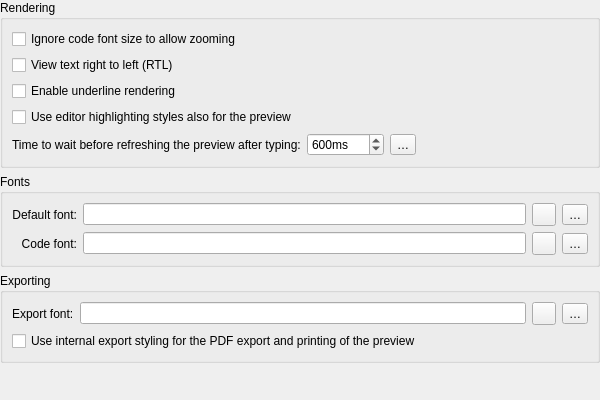
<?xml version="1.0" encoding="UTF-8"?>
<ui version="4.0">
 <class>PreviewFontSettingsWidget</class>
 <widget class="QWidget" name="PreviewFontSettingsWidget">
  <property name="geometry">
   <rect>
    <x>0</x>
    <y>0</y>
    <width>600</width>
    <height>400</height>
   </rect>
  </property>
  <layout class="QGridLayout" name="gridLayout_42">
   <property name="leftMargin">
    <number>0</number>
   </property>
   <property name="topMargin">
    <number>0</number>
   </property>
   <property name="rightMargin">
    <number>0</number>
   </property>
   <property name="bottomMargin">
    <number>0</number>
   </property>
   <item row="4" column="0">
    <spacer name="verticalSpacer_10">
     <property name="orientation">
      <enum>Qt::Vertical</enum>
     </property>
     <property name="sizeHint" stdset="0">
      <size>
       <width>20</width>
       <height>40</height>
      </size>
     </property>
    </spacer>
   </item>
   <item row="1" column="0">
    <widget class="QGroupBox" name="groupBox_34">
     <property name="sizePolicy">
      <sizepolicy hsizetype="Minimum" vsizetype="Preferred">
       <horstretch>0</horstretch>
       <verstretch>0</verstretch>
      </sizepolicy>
     </property>
     <property name="title">
      <string>Rendering</string>
     </property>
     <layout class="QGridLayout" name="gridLayout_82">
      <item row="4" column="0">
       <widget class="QLabel" name="cursorWidthLabel_2">
        <property name="text">
         <string>Time to wait before refreshing the preview after typing:</string>
        </property>
       </widget>
      </item>
      <item row="4" column="2">
       <widget class="QToolButton" name="noteTextViewRefreshDebounceTimeResetButton">
        <property name="toolTip">
         <string>Reset the debounce time</string>
        </property>
        <property name="text">
         <string notr="true">…</string>
        </property>
        <property name="icon">
         <iconset theme="edit-clear" resource="../breeze-qownnotes.qrc">
          <normaloff>:/icons/breeze-qownnotes/16x16/edit-clear.svg</normaloff>:/icons/breeze-qownnotes/16x16/edit-clear.svg</iconset>
        </property>
       </widget>
      </item>
      <item row="4" column="1">
       <widget class="QSpinBox" name="noteTextViewRefreshDebounceTimeSpinBox">
        <property name="toolTip">
         <string>0ms means don't wait for the typing to stop</string>
        </property>
        <property name="suffix">
         <string notr="true">ms</string>
        </property>
        <property name="minimum">
         <number>0</number>
        </property>
        <property name="maximum">
         <number>10000</number>
        </property>
        <property name="value">
         <number>600</number>
        </property>
       </widget>
      </item>
      <item row="4" column="3">
       <spacer name="horizontalSpacer_17">
        <property name="orientation">
         <enum>Qt::Orientation::Horizontal</enum>
        </property>
        <property name="sizeHint" stdset="0">
         <size>
          <width>40</width>
          <height>20</height>
         </size>
        </property>
       </spacer>
      </item>
      <item row="3" column="0" colspan="4">
       <widget class="QCheckBox" name="noteTextViewUseEditorStylesCheckBox">
        <property name="text">
         <string>Use editor highlighting styles also for the preview</string>
        </property>
       </widget>
      </item>
      <item row="2" column="0" colspan="2">
       <widget class="QCheckBox" name="noteTextViewUnderlineCheckBox">
        <property name="text">
         <string>Enable underline rendering</string>
        </property>
       </widget>
      </item>
      <item row="1" column="0" colspan="2">
       <widget class="QCheckBox" name="noteTextViewRTLCheckBox">
        <property name="text">
         <string>View text right to left (RTL)</string>
        </property>
       </widget>
      </item>
      <item row="0" column="0" colspan="2">
       <widget class="QCheckBox" name="noteTextViewIgnoreCodeFontSizeCheckBox">
        <property name="text">
         <string>Ignore code font size to allow zooming</string>
        </property>
       </widget>
      </item>
     </layout>
    </widget>
   </item>
   <item row="3" column="0">
    <widget class="QGroupBox" name="groupBox_26">
     <property name="title">
      <string>Exporting</string>
     </property>
     <layout class="QVBoxLayout" name="verticalLayout_29">
      <item>
       <layout class="QHBoxLayout" name="exportFontLayout">
        <item>
         <widget class="QLabel" name="noteTextViewExportFontHeadlineLabel">
          <property name="text">
           <string>Export font:</string>
          </property>
         </widget>
        </item>
        <item>
         <widget class="QLineEdit" name="noteTextViewExportFontLabel">
          <property name="readOnly">
           <bool>true</bool>
          </property>
         </widget>
        </item>
        <item>
         <widget class="QToolButton" name="noteTextViewExportButton">
          <property name="toolTip">
           <string>Set a new font</string>
          </property>
          <property name="text">
           <string/>
          </property>
          <property name="icon">
           <iconset theme="gtk-select-font" resource="../breeze-qownnotes.qrc">
            <normaloff>:/icons/breeze-qownnotes/16x16/gtk-select-font.svg</normaloff>:/icons/breeze-qownnotes/16x16/gtk-select-font.svg</iconset>
          </property>
         </widget>
        </item>
        <item>
         <widget class="QToolButton" name="noteTextViewExportResetButton">
          <property name="toolTip">
           <string>Reset font</string>
          </property>
          <property name="text">
           <string notr="true">…</string>
          </property>
          <property name="icon">
           <iconset theme="edit-clear" resource="../breeze-qownnotes.qrc">
            <normaloff>:/icons/breeze-qownnotes/16x16/edit-clear.svg</normaloff>:/icons/breeze-qownnotes/16x16/edit-clear.svg</iconset>
          </property>
         </widget>
        </item>
       </layout>
      </item>
      <item>
       <widget class="QCheckBox" name="useInternalExportStylingCheckBox">
        <property name="text">
         <string>Use internal export styling for the PDF export and printing of the preview</string>
        </property>
       </widget>
      </item>
     </layout>
    </widget>
   </item>
   <item row="2" column="0">
    <widget class="QGroupBox" name="previewFontsGroupBox">
     <property name="sizePolicy">
      <sizepolicy hsizetype="Minimum" vsizetype="Preferred">
       <horstretch>0</horstretch>
       <verstretch>0</verstretch>
      </sizepolicy>
     </property>
     <property name="title">
      <string>Fonts</string>
     </property>
     <layout class="QGridLayout" name="gridLayout_6">
      <item row="0" column="1">
       <widget class="QLineEdit" name="noteTextViewFontLabel">
        <property name="readOnly">
         <bool>true</bool>
        </property>
       </widget>
      </item>
      <item row="1" column="0">
       <widget class="QLabel" name="noteTextViewCodeFontHeadlineLabel">
        <property name="text">
         <string>Code font:</string>
        </property>
        <property name="alignment">
         <set>Qt::AlignmentFlag::AlignRight|Qt::AlignmentFlag::AlignTrailing|Qt::AlignmentFlag::AlignVCenter</set>
        </property>
       </widget>
      </item>
      <item row="1" column="2">
       <widget class="QToolButton" name="noteTextViewCodeButton">
        <property name="toolTip">
         <string>Set a new font</string>
        </property>
        <property name="text">
         <string/>
        </property>
        <property name="icon">
         <iconset theme="gtk-select-font" resource="../breeze-qownnotes.qrc">
          <normaloff>:/icons/breeze-qownnotes/16x16/gtk-select-font.svg</normaloff>:/icons/breeze-qownnotes/16x16/gtk-select-font.svg</iconset>
        </property>
       </widget>
      </item>
      <item row="1" column="3">
       <widget class="QToolButton" name="noteTextViewCodeResetButton">
        <property name="toolTip">
         <string>Reset font</string>
        </property>
        <property name="text">
         <string notr="true">…</string>
        </property>
        <property name="icon">
         <iconset theme="edit-clear" resource="../breeze-qownnotes.qrc">
          <normaloff>:/icons/breeze-qownnotes/16x16/edit-clear.svg</normaloff>:/icons/breeze-qownnotes/16x16/edit-clear.svg</iconset>
        </property>
       </widget>
      </item>
      <item row="0" column="2">
       <widget class="QToolButton" name="noteTextViewButton">
        <property name="toolTip">
         <string>Set a new font</string>
        </property>
        <property name="text">
         <string/>
        </property>
        <property name="icon">
         <iconset theme="gtk-select-font" resource="../breeze-qownnotes.qrc">
          <normaloff>:/icons/breeze-qownnotes/16x16/gtk-select-font.svg</normaloff>:/icons/breeze-qownnotes/16x16/gtk-select-font.svg</iconset>
        </property>
       </widget>
      </item>
      <item row="1" column="1">
       <widget class="QLineEdit" name="noteTextViewCodeFontLabel">
        <property name="readOnly">
         <bool>true</bool>
        </property>
       </widget>
      </item>
      <item row="0" column="0">
       <widget class="QLabel" name="noteTextViewFontHeadlineLabel">
        <property name="text">
         <string>Default font:</string>
        </property>
        <property name="alignment">
         <set>Qt::AlignmentFlag::AlignRight|Qt::AlignmentFlag::AlignTrailing|Qt::AlignmentFlag::AlignVCenter</set>
        </property>
       </widget>
      </item>
      <item row="0" column="3">
       <widget class="QToolButton" name="noteTextViewResetButton">
        <property name="toolTip">
         <string>Reset font</string>
        </property>
        <property name="text">
         <string notr="true">…</string>
        </property>
        <property name="icon">
         <iconset theme="edit-clear" resource="../breeze-qownnotes.qrc">
          <normaloff>:/icons/breeze-qownnotes/16x16/edit-clear.svg</normaloff>:/icons/breeze-qownnotes/16x16/edit-clear.svg</iconset>
        </property>
       </widget>
      </item>
     </layout>
    </widget>
   </item>
  </layout>
 </widget>
 <resources>
  <include location="../breeze-qownnotes.qrc"/>
 </resources>
 <connections/>
</ui>
